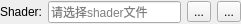
<?xml version="1.0" encoding="UTF-8"?>
<ui version="4.0">
 <class>ShaderWgt</class>
 <widget class="QWidget" name="ShaderWgt">
  <property name="geometry">
   <rect>
    <x>0</x>
    <y>0</y>
    <width>241</width>
    <height>24</height>
   </rect>
  </property>
  <property name="windowTitle">
   <string>Form</string>
  </property>
  <layout class="QGridLayout" name="gridLayout">
   <property name="margin">
    <number>0</number>
   </property>
   <item row="0" column="0">
    <layout class="QHBoxLayout" name="horizontalLayout">
     <item>
      <widget class="QLabel" name="label">
       <property name="text">
        <string>Shader:</string>
       </property>
      </widget>
     </item>
     <item>
      <widget class="QLineEdit" name="lineEdit">
       <property name="readOnly">
        <bool>true</bool>
       </property>
       <property name="placeholderText">
        <string>请选择shader文件</string>
       </property>
      </widget>
     </item>
     <item>
      <widget class="QToolButton" name="toolButton_open">
       <property name="toolTip">
        <string>纹理文件</string>
       </property>
       <property name="text">
        <string>...</string>
       </property>
       <property name="icon">
        <iconset resource="ctk_war_ui.qrc">
         <normaloff>:/images/Resources/images/open_file.png</normaloff>:/images/Resources/images/open_file.png</iconset>
       </property>
      </widget>
     </item>
     <item>
      <widget class="QToolButton" name="toolButton_edit">
       <property name="toolTip">
        <string>查看图片</string>
       </property>
       <property name="text">
        <string>...</string>
       </property>
       <property name="icon">
        <iconset resource="ctk_war_ui.qrc">
         <normaloff>:/images/Resources/images/edit_file.png</normaloff>:/images/Resources/images/edit_file.png</iconset>
       </property>
      </widget>
     </item>
    </layout>
   </item>
  </layout>
 </widget>
 <resources>
  <include location="ctk_war_ui.qrc"/>
 </resources>
 <connections/>
</ui>
